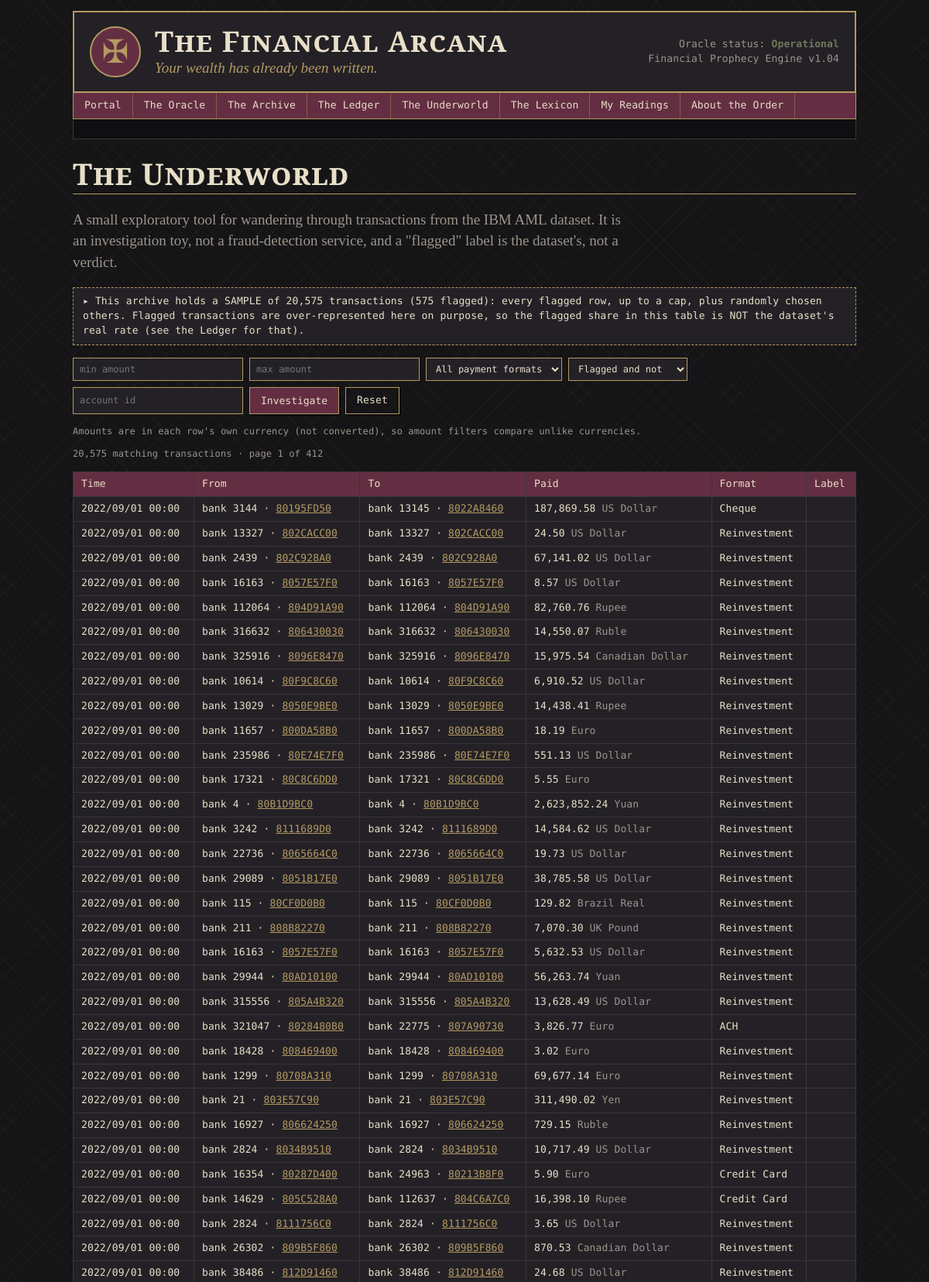
/underworld (upper part), run on the app's committed database.
### models.py (models this page shows)
class AmlTransaction(db.Model):
    __tablename__ = "aml_transactions"
    txn_id = db.Column(db.Integer, primary_key=True)
    timestamp = db.Column(db.String(20), index=True)
    from_bank = db.Column(db.Integer)
    from_account = db.Column(db.String(24), index=True)
    to_bank = db.Column(db.Integer)
    to_account = db.Column(db.String(24), index=True)
    amount_paid = db.Column(db.Float, index=True)
    payment_currency = db.Column(db.String(30))
    amount_received = db.Column(db.Float)
    receiving_currency = db.Column(db.String(30))
    payment_format = db.Column(db.String(30), index=True)
    is_laundering = db.Column(db.Boolean, index=True)

### app.py (the view, shortened to what this page needs)
@app.route("/underworld")
def underworld():
    args = request.args
    f = dict(min_amount=args.get("min_amount", "").strip(), max_amount=args.get("max_amount", "").strip(),
             fmt=args.get("fmt", ""), status=args.get("status", ""), account=args.get("account", "").strip())
    total = AmlTransaction.query.count()
    q = AmlTransaction.query
    lo, hi = to_float(f["min_amount"]), to_float(f["max_amount"])
    if lo is not None:
        q = q.filter(AmlTransaction.amount_paid >= lo)
    if hi is not None:
        q = q.filter(AmlTransaction.amount_paid <= hi)
    if f["fmt"]:
        q = q.filter(AmlTransaction.payment_format == f["fmt"])
    if f["status"] == "flagged":
        q = q.filter(AmlTransaction.is_laundering.is_(True))
    elif f["status"] == "clean":
        q = q.filter(AmlTransaction.is_laundering.is_(False))
    if f["account"]:
        q = q.filter(db.or_(AmlTransaction.from_account == f["account"], AmlTransaction.to_account == f["account"]))
    connections = []
    page = request.args.get("page", 1, type=int)
    results = q.order_by(AmlTransaction.timestamp, AmlTransaction.txn_id).paginate(page=page, per_page=50, error_out=False)
    formats = [x for (x,) in db.session.query(AmlTransaction.payment_format).distinct().order_by(AmlTransaction.payment_format)]
    flagged_in_sample = AmlTransaction.query.filter(AmlTransaction.is_laundering.is_(True)).count()
    return render_template("underworld.html", results=results, f=f, formats=formats, total=total,
                           flagged_in_sample=flagged_in_sample, connections=connections)

### app.py (called while the page is built)
@app.before_request
def ensure_session():
    if "sid" not in session:
        session["sid"] = uuid.uuid4().hex
        session.permanent = True

@app.context_processor
def inject_globals():
    try:
        visitors = 481 + Reading.query.count()
    except Exception:
        visitors = 481
    return dict(visitor_count=f"{visitors:07,}", this_year=date.today().year)

def to_float(text):
    try:
        return float(text.replace(",", ""))
    except ValueError:
        return None

### templates/underworld.html (shortened to what this page needs)
{% extends "base.html" %}
{% from "_macros.html" import window %}
{% block content %}
<h2 class="page-title">The Underworld</h2>
<p class="intro">A small exploratory tool for wandering through transactions from the IBM AML dataset.
  It is an investigation toy, not a fraud-detection service, and a "flagged" label is the dataset's, not a verdict.</p>
{% if total == 0 %}
  {% call window("ACCESS RESTRICTED") %}
    <p class="mono">&gt; transaction archive: <b>empty</b><br>&gt; to open it, run <code>python analysis/process_all.py</code> and restart the app.</p>
  {% endcall %}
{% else %}
<p class="flash mono">▸ This archive holds a SAMPLE of {{ '{:,}'.format(total) }} transactions ({{ '{:,}'.format(flagged_in_sample) }} flagged):
  every flagged row, up to a cap, plus randomly chosen others. Flagged transactions are over-represented here on purpose,
  so the flagged share in this table is NOT the dataset's real rate (see the Ledger for that).</p>
<form class="filters mono" method="get" action="{{ url_for('underworld') }}">
  <input type="text" name="min_amount" value="{{ f.min_amount }}" placeholder="min amount" size="10">
  <input type="text" name="max_amount" value="{{ f.max_amount }}" placeholder="max amount" size="10">
  <select name="fmt">
    <option value="">All payment formats</option>
  </select>
  <select name="status">
    <option value="">Flagged and not</option>
  </select>
  <input type="text" name="account" value="{{ f.account }}" placeholder="account id" size="14">
  <button class="btn" type="submit">Investigate</button>
  <a class="btn ghost" href="{{ url_for('underworld') }}">Reset</a>
</form>
<p class="mono dim small">Amounts are in each row's own currency (not converted), so amount filters compare unlike currencies.</p>
<p class="mono dim small">{{ '{:,}'.format(results.total) }} matching transaction{{ '' if results.total == 1 else 's' }} · page {{ results.page }} of {{ results.pages or 1 }}</p>
<table class="ledger-table mono">
  <thead><tr><th>Time</th><th>From</th><th>To</th><th>Paid</th><th>Format</th><th>Label</th></tr></thead>
  <tbody>
  {% for t in results.items %}
    <tr class="{{ 'flagged' if t.is_laundering }}">
      <td>{{ t.timestamp }}</td>
      <td>bank {{ t.from_bank }} · <a href="{{ url_for('underworld', account=t.from_account) }}">{{ t.from_account }}</a></td>
      <td>bank {{ t.to_bank }} · <a href="{{ url_for('underworld', account=t.to_account) }}">{{ t.to_account }}</a></td>
      <td>{{ '{:,.2f}'.format(t.amount_paid) }} <span class="dim">{{ t.payment_currency }}</span></td>
      <td>{{ t.payment_format }}</td>
      <td>{{ 'flagged' if t.is_laundering else '' }}</td>
    </tr>
  {% else %}
    <tr><td colspan="6">The archive has no record matching that query.</td></tr>
  {% endfor %}
  </tbody>
</table>
{% endif %}
{% endblock %}

### static/css/style.css (style rules this page uses)
:root { --black: #151416; --charcoal: #242126; --burgundy: #642E42; --gold: #B49A62; --cream: #E8DFC9; --olive: #73775E; --blue: #697C8C; --gray: #9B958C; --serif: "Cormorant Garamond", "EB Garamond", Georgia, serif; --mono: "DM Mono", "Courier New", monospace; }
* { box-sizing: border-box; }
html { background: var(--black); }
body { margin: 0; color: var(--cream); font-family: var(--serif); font-size: 19px; line-height: 1.45; background: repeating-linear-gradient(45deg, rgba(180,154,98,.045) 0 1px, transparent 1px 14px), repeating-linear-gradient(-45deg, rgba(180,154,98,.045) 0 1px, transparent 1px 14px), var(--black); }
a { color: var(--gold); text-decoration: underline; }
h1, h2, h3 { font-weight: 600; line-height: 1.15; }
.mono { font-family: var(--mono); font-size: 13px; letter-spacing: .01em; }
.dim { color: var(--gray); }
.small { font-size: 14px; }
.mono.small { font-size: 12px; }
.page-title { font-size: 2.4rem; margin: 0 0 .2em; font-variant: small-caps; letter-spacing: .03em; border-bottom: 1px solid var(--gold); padding-bottom: .1em; }
.intro { max-width: 720px; color: var(--gray); }
.flash { background: var(--charcoal); border: 1px dashed var(--gold); padding: 8px 12px; margin-bottom: 16px; }
.btn { display: inline-block; font-family: var(--mono); font-size: 13px; cursor: pointer; text-decoration: none; background: var(--burgundy); color: var(--cream); border: 1px solid var(--gold); padding: 7px 14px; border-radius: 0; box-shadow: 2px 2px 0 rgba(0,0,0,.5); }
.btn.ghost { background: transparent; }
.filters { display: flex; flex-wrap: wrap; gap: 8px; margin: 14px 0; }
.filters input, .filters select { background: var(--charcoal); color: var(--cream); border: 1px solid var(--gold); padding: 6px 8px; font-family: var(--mono); font-size: 12px; border-radius: 0; }
.filters input { min-width: 220px; }
.ledger-table { width: 100%; border-collapse: collapse; margin: 14px 0 22px; background: var(--charcoal); }
.ledger-table th, .ledger-table td { border: 1px solid #3a353d; padding: 6px 10px; text-align: left; vertical-align: top; }
.ledger-table th { background: var(--burgundy); color: var(--cream); font-weight: 500; }

### data on the page
AmlTransaction: timestamp "2022/09/01 00:00", from_bank "3144", from_account "80195FD50", to_bank "13145", to_account "8022A8460", amount_paid "187,869.58", payment_currency "US Dollar", payment_format "Cheque"
AmlTransaction: timestamp "2022/09/01 00:00", from_bank "13327", from_account "802CACC00", to_bank "13327", to_account "802CACC00", amount_paid "24.50", payment_currency "US Dollar", payment_format "Reinvestment"
AmlTransaction: timestamp "2022/09/01 00:00", from_bank "2439", from_account "802C928A0", to_bank "2439", to_account "802C928A0", amount_paid "67,141.02", payment_currency "US Dollar", payment_format "Reinvestment"
AmlTransaction: timestamp "2022/09/01 00:00", from_bank "16163", from_account "8057E57F0", to_bank "16163", to_account "8057E57F0", amount_paid "8.57", payment_currency "US Dollar", payment_format "Reinvestment"
AmlTransaction: timestamp "2022/09/01 00:00", from_bank "112064", from_account "804D91A90", to_bank "112064", to_account "804D91A90", amount_paid "82,760.76", payment_currency "Rupee", payment_format "Reinvestment"
AmlTransaction: timestamp "2022/09/01 00:00", from_bank "316632", from_account "806430030", to_bank "316632", to_account "806430030", amount_paid "14,550.07", payment_currency "Ruble", payment_format "Reinvestment"
AmlTransaction: timestamp "2022/09/01 00:00", from_bank "325916", from_account "8096E8470", to_bank "325916", to_account "8096E8470", amount_paid "15,975.54", payment_currency "Canadian Dollar", payment_format "Reinvestment"
AmlTransaction: timestamp "2022/09/01 00:00", from_bank "10614", from_account "80F9C8C60", to_bank "10614", to_account "80F9C8C60", amount_paid "6,910.52", payment_currency "US Dollar", payment_format "Reinvestment"
AmlTransaction: timestamp "2022/09/01 00:00", from_bank "13029", from_account "8050E9BE0", to_bank "13029", to_account "8050E9BE0", amount_paid "14,438.41", payment_currency "Rupee", payment_format "Reinvestment"
AmlTransaction: timestamp "2022/09/01 00:00", from_bank "11657", from_account "800DA58B0", to_bank "11657", to_account "800DA58B0", amount_paid "18.19", payment_currency "Euro", payment_format "Reinvestment"
AmlTransaction: timestamp "2022/09/01 00:00", from_bank "235986", from_account "80E74E7F0", to_bank "235986", to_account "80E74E7F0", amount_paid "551.13", payment_currency "US Dollar", payment_format "Reinvestment"
AmlTransaction: timestamp "2022/09/01 00:00", from_bank "17321", from_account "80C8C6DD0", to_bank "17321", to_account "80C8C6DD0", amount_paid "5.55", payment_currency "Euro", payment_format "Reinvestment"
AmlTransaction: timestamp "2022/09/01 00:00", from_bank "4", from_account "80B1D9BC0", to_bank "4", to_account "80B1D9BC0", amount_paid "2,623,852.24", payment_currency "Yuan", payment_format "Reinvestment"
AmlTransaction: timestamp "2022/09/01 00:00", from_bank "3242", from_account "8111689D0", to_bank "3242", to_account "8111689D0", amount_paid "14,584.62", payment_currency "US Dollar", payment_format "Reinvestment"
AmlTransaction: timestamp "2022/09/01 00:00", from_bank "22736", from_account "8065664C0", to_bank "22736", to_account "8065664C0", amount_paid "19.73", payment_currency "US Dollar", payment_format "Reinvestment"
AmlTransaction: timestamp "2022/09/01 00:00", from_bank "29089", from_account "8051B17E0", to_bank "29089", to_account "8051B17E0", amount_paid "38,785.58", payment_currency "US Dollar", payment_format "Reinvestment"
AmlTransaction: timestamp "2022/09/01 00:00", from_bank "115", from_account "80CF0D0B0", to_bank "115", to_account "80CF0D0B0", amount_paid "129.82", payment_currency "Brazil Real", payment_format "Reinvestment"
AmlTransaction: timestamp "2022/09/01 00:00", from_bank "211", from_account "808B82270", to_bank "211", to_account "808B82270", amount_paid "7,070.30", payment_currency "UK Pound", payment_format "Reinvestment"
AmlTransaction: timestamp "2022/09/01 00:00", from_bank "16163", from_account "8057E57F0", to_bank "16163", to_account "8057E57F0", amount_paid "5,632.53", payment_currency "US Dollar", payment_format "Reinvestment"
AmlTransaction: timestamp "2022/09/01 00:00", from_bank "29944", from_account "80AD10100", to_bank "29944", to_account "80AD10100", amount_paid "56,263.74", payment_currency "Yuan", payment_format "Reinvestment"
AmlTransaction: timestamp "2022/09/01 00:00", from_bank "315556", from_account "805A4B320", to_bank "315556", to_account "805A4B320", amount_paid "13,628.49", payment_currency "US Dollar", payment_format "Reinvestment"
AmlTransaction: timestamp "2022/09/01 00:00", from_bank "321047", from_account "8028480B0", to_bank "22775", to_account "807A90730", amount_paid "3,826.77", payment_currency "Euro", payment_format "ACH"
AmlTransaction: timestamp "2022/09/01 00:00", from_bank "18428", from_account "808469400", to_bank "18428", to_account "808469400", amount_paid "3.02", payment_currency "Euro", payment_format "Reinvestment"
AmlTransaction: timestamp "2022/09/01 00:00", from_bank "1299", from_account "80708A310", to_bank "1299", to_account "80708A310", amount_paid "69,677.14", payment_currency "Euro", payment_format "Reinvestment"
AmlTransaction: timestamp "2022/09/01 00:00", from_bank "21", from_account "803E57C90", to_bank "21", to_account "803E57C90", amount_paid "311,490.02", payment_currency "Yen", payment_format "Reinvestment"
AmlTransaction: timestamp "2022/09/01 00:00", from_bank "16927", from_account "806624250", to_bank "16927", to_account "806624250", amount_paid "729.15", payment_currency "Ruble", payment_format "Reinvestment"
AmlTransaction: timestamp "2022/09/01 00:00", from_bank "2824", from_account "8034B9510", to_bank "2824", to_account "8034B9510", amount_paid "10,717.49", payment_currency "US Dollar", payment_format "Reinvestment"
AmlTransaction: timestamp "2022/09/01 00:00", from_bank "16354", from_account "80287D400", to_bank "24963", to_account "80213B8F0", amount_paid "5.90", payment_currency "Euro", payment_format "Credit Card"
AmlTransaction: timestamp "2022/09/01 00:00", from_bank "14629", from_account "805C528A0", to_bank "112637", to_account "804C6A7C0", amount_paid "16,398.10", payment_currency "Rupee", payment_format "Credit Card"
AmlTransaction: timestamp "2022/09/01 00:00", from_bank "2824", from_account "8111756C0", to_bank "2824", to_account "8111756C0", amount_paid "3.65", payment_currency "US Dollar", payment_format "Reinvestment"
AmlTransaction: timestamp "2022/09/01 00:00", from_bank "26302", from_account "809B5F860", to_bank "26302", to_account "809B5F860", amount_paid "870.53", payment_currency "Canadian Dollar", payment_format "Reinvestment"
AmlTransaction: timestamp "2022/09/01 00:00", from_bank "38486", from_account "812D91460", to_bank "38486", to_account "812D91460", amount_paid "24.68", payment_currency "US Dollar", payment_format "Reinvestment"

### other printed values
{{ '{:,}'.format(total) }} "20,575"
{{ '{:,}'.format(flagged_in_sample) }} "575"
{{ '{:,}'.format(results.total) }} "20,575"
{{ '' if results.total == 1 else 's' }} "s"
{{ results.page }} "1"
{{ results.pages or 1 }} "412"
